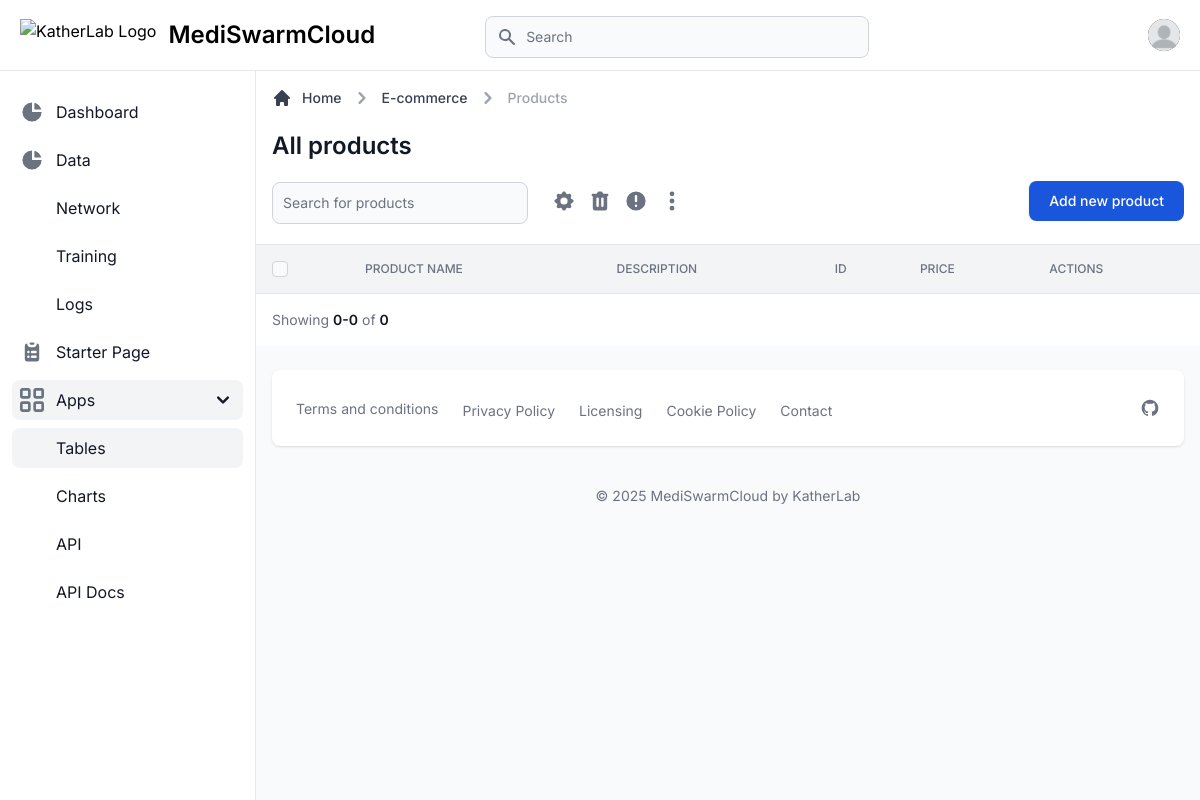
Before: /tables/ with the older database file.
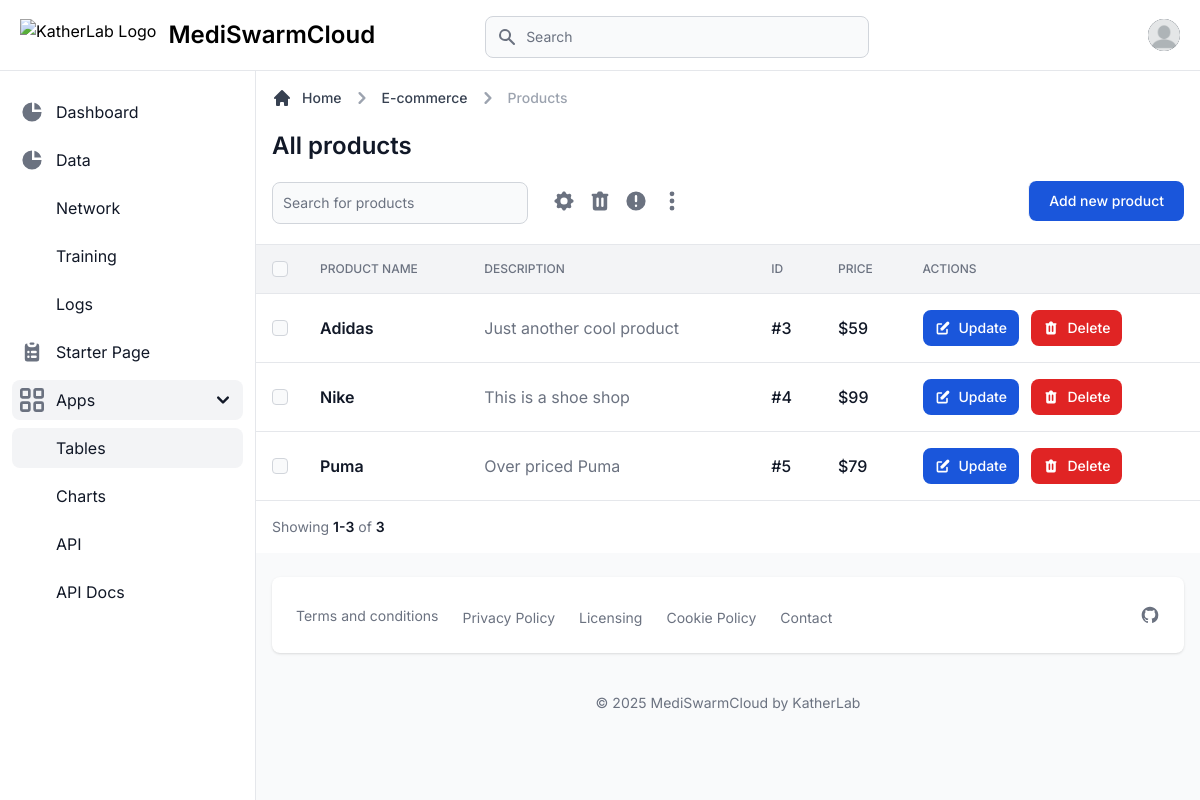
After: the same page with the newer database file.
### apps/common/models.py (models this page shows, shortened)
class Product(models.Model):
    id    = models.AutoField(primary_key=True)
    name  = models.CharField(max_length = 100)
    info  = models.CharField(max_length = 100, default = '')
    price = models.IntegerField(blank=True, null=True)

### apps/tables/views.py (the view)
# urls.py: path("", views.datatables, name="datatables"),
def datatables(request):
  filters = product_filter(request)
  product_list = Product.objects.filter(**filters)
  form = ProductForm()
  page = request.GET.get('page', 1)
  paginator = Paginator(product_list, 5)
  products = paginator.page(page)
  if request.method == 'POST':
      form = ProductForm(request.POST)
      if form.is_valid():
          return post_request_handling(request, form)
  context = {
    'segment'  : 'datatables',
    'parent'   : 'apps',
    'form'     : form,
    'products' : products
  }
  return render(request, 'apps/datatables.html', context)

### templates/apps/datatables.html (shortened to what this page needs)
{% extends "layouts/base.html" %}
{% load static %}
{% block content %}
<main>
  <div
    class="p-4 bg-white block sm:flex items-center justify-between border-b border-gray-200 lg:mt-1.5 dark:bg-gray-800 dark:border-gray-700">
    <div class="w-full mb-1">
      <div class="mb-4">
        <nav class="flex mb-5" aria-label="Breadcrumb">
          <ol class="inline-flex items-center space-x-1 text-sm font-medium md:space-x-2">
            <li class="inline-flex items-center">
              <a href="#"
                class="inline-flex items-center text-gray-700 hover:text-primary-600 dark:text-gray-300 dark:hover:text-white">
                <svg class="w-5 h-5 mr-2.5" fill="currentColor" viewBox="0 0 20 20" xmlns="http://www.w3.org/2000/svg">
                  <path
                    d="M10.707 2.293a1 1 0 00-1.414 0l-7 7a1 1 0 001.414 1.414L4 10.414V17a1 1 0 001 1h2a1 1 0 001-1v-2a1 1 0 011-1h2a1 1 0 011 1v2a1 1 0 001 1h2a1 1 0 001-1v-6.586l.293.293a1 1 0 001.414-1.414l-7-7z">
                  </path>
                </svg>
                Home
              </a>
            </li>
            <li>
              <div class="flex items-center">
                <svg class="w-6 h-6 text-gray-400" fill="currentColor" viewBox="0 0 20 20"
                  xmlns="http://www.w3.org/2000/svg">
                  <path fill-rule="evenodd"
                    d="M7.293 14.707a1 1 0 010-1.414L10.586 10 7.293 6.707a1 1 0 011.414-1.414l4 4a1 1 0 010 1.414l-4 4a1 1 0 01-1.414 0z"
                    clip-rule="evenodd"></path>
                </svg>
                <a href="#"
                  class="ml-1 text-gray-700 hover:text-primary-600 md:ml-2 dark:text-gray-300 dark:hover:text-white">E-commerce</a>
              </div>
            </li>
            <li>
              <div class="flex items-center">
                <svg class="w-6 h-6 text-gray-400" fill="currentColor" viewBox="0 0 20 20"
                  xmlns="http://www.w3.org/2000/svg">
                  <path fill-rule="evenodd"
                    d="M7.293 14.707a1 1 0 010-1.414L10.586 10 7.293 6.707a1 1 0 011.414-1.414l4 4a1 1 0 010 1.414l-4 4a1 1 0 01-1.414 0z"
                    clip-rule="evenodd"></path>
                </svg>
                <span class="ml-1 text-gray-400 md:ml-2 dark:text-gray-500" aria-current="page">Products</span>
              </div>
            </li>
          </ol>
        </nav>
        <h1 class="text-xl font-semibold text-gray-900 sm:text-2xl dark:text-white">All products</h1>
      </div>
      <div class="items-center justify-between block sm:flex md:divide-x md:divide-gray-100 dark:divide-gray-700">
        <div class="flex items-center mb-4 sm:mb-0">
          <form class="sm:pr-3" method="GET">
            <div class="relative w-48 mt-1 sm:w-64 xl:w-96">
              <input type="text" name="search" id="products-search"
                class="bg-gray-50 border border-gray-300 text-gray-900 sm:text-sm rounded-lg focus:ring-primary-500 focus:border-primary-500 block w-full p-2.5 dark:bg-gray-700 dark:border-gray-600 dark:placeholder-gray-400 dark:text-white dark:focus:ring-primary-500 dark:focus:border-primary-500"
                placeholder="Search for products">
            </div>
          </form>
          <div class="flex items-center w-full sm:justify-end">
            <div class="flex pl-2 space-x-1">
              <a href="#"
                class="inline-flex justify-center p-1 text-gray-500 rounded cursor-pointer hover:text-gray-900 hover:bg-gray-100 dark:text-gray-400 dark:hover:bg-gray-700 dark:hover:text-white">
              </a>
              <a href="#"
                class="inline-flex justify-center p-1 text-gray-500 rounded cursor-pointer hover:text-gray-900 hover:bg-gray-100 dark:text-gray-400 dark:hover:bg-gray-700 dark:hover:text-white">
              </a>
              <a href="#"
                class="inline-flex justify-center p-1 text-gray-500 rounded cursor-pointer hover:text-gray-900 hover:bg-gray-100 dark:text-gray-400 dark:hover:bg-gray-700 dark:hover:text-white">
                <svg class="w-6 h-6" fill="currentColor" viewBox="0 0 20 20" xmlns="http://www.w3.org/2000/svg">
                  <path fill-rule="evenodd"
                    d="M18 10a8 8 0 11-16 0 8 8 0 0116 0zm-7 4a1 1 0 11-2 0 1 1 0 012 0zm-1-9a1 1 0 00-1 1v4a1 1 0 102 0V6a1 1 0 00-1-1z"
                    clip-rule="evenodd"></path>
                </svg>
              </a>
              <a href="#"
                class="inline-flex justify-center p-1 text-gray-500 rounded cursor-pointer hover:text-gray-900 hover:bg-gray-100 dark:text-gray-400 dark:hover:bg-gray-700 dark:hover:text-white">
                <svg class="w-6 h-6" fill="currentColor" viewBox="0 0 20 20" xmlns="http://www.w3.org/2000/svg">
                  <path
                    d="M10 6a2 2 0 110-4 2 2 0 010 4zM10 12a2 2 0 110-4 2 2 0 010 4zM10 18a2 2 0 110-4 2 2 0 010 4z">
                  </path>
                </svg>
              </a>
            </div>
          </div>
        </div>
        <button id="createProductButton"
          class="text-white bg-blue-700 hover:bg-blue-800 focus:ring-4 focus:ring-primary-300 font-medium rounded-lg text-sm px-5 py-2.5 dark:bg-blue-600 dark:hover:bg-blue-700 focus:outline-none dark:focus:ring-primary-800"
          type="button" data-drawer-target="drawer-create-product-default"
          data-drawer-show="drawer-create-product-default" aria-controls="drawer-create-product-default"
          data-drawer-placement="right">
          Add new product
        </button>
      </div>
    </div>
  </div>
  <div class="flex flex-col">
    <div class="overflow-x-auto">
      <div class="inline-block min-w-full align-middle">
        <div class="overflow-hidden shadow">
          <table class="min-w-full divide-y divide-gray-200 table-fixed dark:divide-gray-600">
            <thead class="bg-gray-100 dark:bg-gray-700">
              <tr>
                <th scope="col" class="p-4">
                  <div class="flex items-center">
                    <input id="checkbox-all" aria-describedby="checkbox-1" type="checkbox"
                      class="w-4 h-4 border-gray-300 rounded bg-gray-50 focus:ring-3 focus:ring-primary-300 dark:focus:ring-primary-600 dark:ring-offset-gray-800 dark:bg-gray-700 dark:border-gray-600">
                  </div>
                </th>
                <th scope="col" class="p-4 text-xs font-medium text-left text-gray-500 uppercase dark:text-gray-400">
                  Product Name
                </th>
                <th scope="col" class="p-4 text-xs font-medium text-left text-gray-500 uppercase dark:text-gray-400">
                  Description
                </th>
                <th scope="col" class="p-4 text-xs font-medium text-left text-gray-500 uppercase dark:text-gray-400">
                  ID
                </th>
                <th scope="col" class="p-4 text-xs font-medium text-left text-gray-500 uppercase dark:text-gray-400">
                  Price
                </th>
                <th scope="col" class="p-4 text-xs font-medium text-left text-gray-500 uppercase dark:text-gray-400">
                  Actions
                </th>
              </tr>
            </thead>
            <tbody class="bg-white divide-y divide-gray-200 dark:bg-gray-800 dark:divide-gray-700">
              {% for product in products %}
              <tr class="hover:bg-gray-100 dark:hover:bg-gray-700">
                <td class="w-4 p-4">
                  <div class="flex items-center">
                    <input id="checkbox-194556" aria-describedby="checkbox-1" type="checkbox"
                      class="w-4 h-4 border-gray-300 rounded bg-gray-50 focus:ring-3 focus:ring-primary-300 dark:focus:ring-primary-600 dark:ring-offset-gray-800 dark:bg-gray-700 dark:border-gray-600">
                  </div>
                </td>
                <td class="p-4 text-sm font-normal text-gray-500 whitespace-nowrap dark:text-gray-400">
                  <div class="text-base font-semibold text-gray-900 dark:text-white">{{ product.name }}</div>
                </td>
                <td
                  class="max-w-sm p-4 overflow-hidden text-base font-normal text-gray-500 truncate xl:max-w-xs dark:text-gray-400">
                  {{ product.info }}
                </td>
                <td class="p-4 text-base font-medium text-gray-900 whitespace-nowrap dark:text-white">
                  #{{ product.id }}</td>
                <td class="p-4 text-base font-medium text-gray-900 whitespace-nowrap dark:text-white">
                  ${{ product.price }}</td>
                <td class="p-4 space-x-2 whitespace-nowrap">
                  <button type="button" id="updateProductButton" data-drawer-target="drawer-update-product-default{{product.id}}"
                    data-drawer-show="drawer-update-product-default{{product.id}}" aria-controls="drawer-update-product-default{{product.id}}"
                    data-drawer-placement="right"
                    class="inline-flex items-center px-3 py-2 text-sm font-medium text-center text-white rounded-lg bg-blue-700 hover:bg-blue-800 focus:ring-4 focus:ring-primary-300 dark:bg-blue-600 dark:hover:bg-blue-700 dark:focus:ring-primary-800">
                    Update
                  </button>
                  <button type="button" id="deleteProductButton" data-drawer-target="drawer-delete-product-default{{product.id}}"
                    data-drawer-show="drawer-delete-product-default{{product.id}}" aria-controls="drawer-delete-product-default{{product.id}}"
                    data-drawer-placement="right"
                    class="inline-flex items-center px-3 py-2 text-sm font-medium text-center text-white bg-red-600 rounded-lg hover:bg-red-800 focus:ring-4 focus:ring-red-300 dark:focus:ring-red-900">
                    Delete
                  </button>
                </td>
              </tr>
              {% endfor %}
            </tbody>
          </table>
        </div>
      </div>
    </div>
  </div>
  <div
    class="sticky bottom-0 right-0 items-center w-full p-4 bg-white border-t border-gray-200 flex justify-between dark:bg-gray-800 dark:border-gray-700">
    <div class="flex items-center mb-4 sm:mb-0">
      <span class="text-sm font-normal text-gray-500 dark:text-gray-400">Showing <span
          class="font-semibold text-gray-900 dark:text-white">{{ products.start_index }}-{{ products.end_index }}</span> of <span
          class="font-semibold text-gray-900 dark:text-white">{{ products.paginator.count }}</span></span>
    </div>
  </div>
</main>
{% endblock content %}

Changed rows visible on the page:
added Product: name "Adidas", info "Just another cool product", id "3", price "59"
added Product: name "Nike", info "This is a shoe shop", id "4", price "99"
added Product: name "Puma", info "Over priced Puma", id "5", price "79"
Other visible differences:
{{ products.start_index }}: "0" → "1"
{{ products.end_index }}: "0" → "3"
{{ products.paginator.count }}: "0" → "3"
